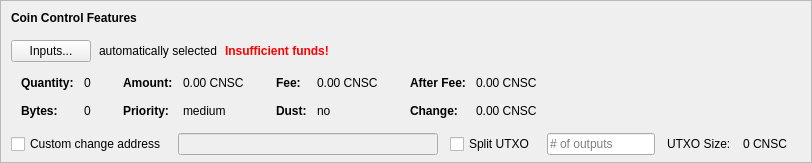
    <widget class="QFrame" name="frameCoinControl">
     <property name="sizePolicy">
      <sizepolicy hsizetype="Expanding" vsizetype="Expanding">
       <horstretch>0</horstretch>
       <verstretch>0</verstretch>
      </sizepolicy>
     </property>
     <property name="maximumSize">
      <size>
       <width>16777215</width>
       <height>16777215</height>
      </size>
     </property>
     <property name="frameShape">
      <enum>QFrame::StyledPanel</enum>
     </property>
     <property name="frameShadow">
      <enum>QFrame::Sunken</enum>
     </property>
     <layout class="QVBoxLayout" name="verticalLayoutCoinControl2">
      <property name="spacing">
       <number>0</number>
      </property>
      <property name="leftMargin">
       <number>0</number>
      </property>
      <property name="topMargin">
       <number>0</number>
      </property>
      <property name="rightMargin">
       <number>0</number>
      </property>
      <property name="bottomMargin">
       <number>6</number>
      </property>
      <item>
       <layout class="QVBoxLayout" name="verticalLayoutCoinControl" stretch="0,0,0,0,1">
        <property name="spacing">
         <number>0</number>
        </property>
        <property name="leftMargin">
         <number>10</number>
        </property>
        <property name="topMargin">
         <number>10</number>
        </property>
        <item>
         <layout class="QHBoxLayout" name="horizontalLayoutCoinControl1">
          <property name="bottomMargin">
           <number>15</number>
          </property>
          <item>
           <widget class="QLabel" name="labelCoinControlFeatures">
            <property name="sizePolicy">
             <sizepolicy hsizetype="Preferred" vsizetype="Maximum">
              <horstretch>0</horstretch>
              <verstretch>0</verstretch>
             </sizepolicy>
            </property>
            <property name="font">
             <font>
              <weight>75</weight>
              <bold>true</bold>
             </font>
            </property>
            <property name="styleSheet">
             <string notr="true">font-weight:bold;</string>
            </property>
            <property name="text">
             <string>Coin Control Features</string>
            </property>
           </widget>
          </item>
         </layout>
        </item>
        <item>
         <layout class="QHBoxLayout" name="horizontalLayoutCoinControl2" stretch="0,0,0,0">
          <property name="spacing">
           <number>8</number>
          </property>
          <property name="bottomMargin">
           <number>10</number>
          </property>
          <item>
           <widget class="QPushButton" name="pushButtonCoinControl">
            <property name="styleSheet">
             <string notr="true"/>
            </property>
            <property name="text">
             <string>Inputs...</string>
            </property>
            <property name="autoDefault">
             <bool>false</bool>
            </property>
           </widget>
          </item>
          <item>
           <widget class="QLabel" name="labelCoinControlAutomaticallySelected">
            <property name="text">
             <string>automatically selected</string>
            </property>
            <property name="margin">
             <number>5</number>
            </property>
           </widget>
          </item>
          <item>
           <widget class="QLabel" name="labelCoinControlInsuffFunds">
            <property name="font">
             <font>
              <weight>75</weight>
              <bold>true</bold>
             </font>
            </property>
            <property name="styleSheet">
             <string notr="true">color:red;font-weight:bold;</string>
            </property>
            <property name="text">
             <string>Insufficient funds!</string>
            </property>
            <property name="margin">
             <number>5</number>
            </property>
           </widget>
          </item>
          <item>
           <spacer name="horizontalSpacerCoinControl">
            <property name="orientation">
             <enum>Qt::Horizontal</enum>
            </property>
            <property name="sizeHint" stdset="0">
             <size>
              <width>40</width>
              <height>1</height>
             </size>
            </property>
           </spacer>
          </item>
         </layout>
        </item>
        <item>
         <widget class="QWidget" name="widgetCoinControl" native="true">
          <property name="sizePolicy">
           <sizepolicy hsizetype="Preferred" vsizetype="Preferred">
            <horstretch>0</horstretch>
            <verstretch>0</verstretch>
           </sizepolicy>
          </property>
          <property name="minimumSize">
           <size>
            <width>0</width>
            <height>0</height>
           </size>
          </property>
          <property name="styleSheet">
           <string notr="true"/>
          </property>
          <layout class="QHBoxLayout" name="horizontalLayoutCoinControl5">
           <property name="leftMargin">
            <number>0</number>
           </property>
           <property name="topMargin">
            <number>0</number>
           </property>
           <property name="rightMargin">
            <number>0</number>
           </property>
           <property name="bottomMargin">
            <number>0</number>
           </property>
           <item>
            <layout class="QHBoxLayout" name="horizontalLayoutCoinControl3" stretch="0,0,0,1">
             <property name="spacing">
              <number>20</number>
             </property>
             <property name="topMargin">
              <number>0</number>
             </property>
             <property name="bottomMargin">
              <number>10</number>
             </property>
             <item>
              <layout class="QFormLayout" name="formLayoutCoinControl1">
               <property name="horizontalSpacing">
                <number>10</number>
               </property>
               <property name="verticalSpacing">
                <number>14</number>
               </property>
               <property name="leftMargin">
                <number>10</number>
               </property>
               <property name="topMargin">
                <number>4</number>
               </property>
               <property name="rightMargin">
                <number>6</number>
               </property>
               <item row="0" column="0">
                <widget class="QLabel" name="labelCoinControlQuantityText">
                 <property name="font">
                  <font>
                   <weight>75</weight>
                   <bold>true</bold>
                  </font>
                 </property>
                 <property name="text">
                  <string>Quantity:</string>
                 </property>
                 <property name="margin">
                  <number>0</number>
                 </property>
                </widget>
               </item>
               <item row="0" column="1">
                <widget class="QLabel" name="labelCoinControlQuantity">
                 <property name="cursor">
                  <cursorShape>IBeamCursor</cursorShape>
                 </property>
                 <property name="contextMenuPolicy">
                  <enum>Qt::ActionsContextMenu</enum>
                 </property>
                 <property name="text">
                  <string notr="true">0</string>
                 </property>
                 <property name="margin">
                  <number>0</number>
                 </property>
                 <property name="textInteractionFlags">
                  <set>Qt::LinksAccessibleByMouse|Qt::TextSelectableByKeyboard|Qt::TextSelectableByMouse</set>
                 </property>
                </widget>
               </item>
               <item row="1" column="0">
                <widget class="QLabel" name="labelCoinControlBytesText">
                 <property name="font">
                  <font>
                   <weight>75</weight>
                   <bold>true</bold>
                  </font>
                 </property>
                 <property name="text">
                  <string>Bytes:</string>
                 </property>
                </widget>
               </item>
               <item row="1" column="1">
                <widget class="QLabel" name="labelCoinControlBytes">
                 <property name="cursor">
                  <cursorShape>IBeamCursor</cursorShape>
                 </property>
                 <property name="contextMenuPolicy">
                  <enum>Qt::ActionsContextMenu</enum>
                 </property>
                 <property name="text">
                  <string notr="true">0</string>
                 </property>
                 <property name="textInteractionFlags">
                  <set>Qt::LinksAccessibleByMouse|Qt::TextSelectableByKeyboard|Qt::TextSelectableByMouse</set>
                 </property>
                </widget>
               </item>
              </layout>
             </item>
             <item>
              <layout class="QFormLayout" name="formLayoutCoinControl2">
               <property name="horizontalSpacing">
                <number>10</number>
               </property>
               <property name="verticalSpacing">
                <number>14</number>
               </property>
               <property name="leftMargin">
                <number>6</number>
               </property>
               <property name="topMargin">
                <number>4</number>
               </property>
               <property name="rightMargin">
                <number>6</number>
               </property>
               <item row="0" column="0">
                <widget class="QLabel" name="labelCoinControlAmountText">
                 <property name="font">
                  <font>
                   <weight>75</weight>
                   <bold>true</bold>
                  </font>
                 </property>
                 <property name="text">
                  <string>Amount:</string>
                 </property>
                 <property name="margin">
                  <number>0</number>
                 </property>
                </widget>
               </item>
               <item row="0" column="1">
                <widget class="QLabel" name="labelCoinControlAmount">
                 <property name="cursor">
                  <cursorShape>IBeamCursor</cursorShape>
                 </property>
                 <property name="contextMenuPolicy">
                  <enum>Qt::ActionsContextMenu</enum>
                 </property>
                 <property name="text">
                  <string notr="true">0.00 CNSC</string>
                 </property>
                 <property name="textInteractionFlags">
                  <set>Qt::LinksAccessibleByMouse|Qt::TextSelectableByKeyboard|Qt::TextSelectableByMouse</set>
                 </property>
                </widget>
               </item>
               <item row="1" column="0">
                <widget class="QLabel" name="labelCoinControlPriorityText">
                 <property name="font">
                  <font>
                   <weight>75</weight>
                   <bold>true</bold>
                  </font>
                 </property>
                 <property name="text">
                  <string>Priority:</string>
                 </property>
                </widget>
               </item>
               <item row="1" column="1">
                <widget class="QLabel" name="labelCoinControlPriority">
                 <property name="cursor">
                  <cursorShape>IBeamCursor</cursorShape>
                 </property>
                 <property name="contextMenuPolicy">
                  <enum>Qt::ActionsContextMenu</enum>
                 </property>
                 <property name="text">
                  <string>medium</string>
                 </property>
                 <property name="textInteractionFlags">
                  <set>Qt::LinksAccessibleByMouse|Qt::TextSelectableByKeyboard|Qt::TextSelectableByMouse</set>
                 </property>
                </widget>
               </item>
              </layout>
             </item>
             <item>
              <layout class="QFormLayout" name="formLayoutCoinControl3">
               <property name="horizontalSpacing">
                <number>10</number>
               </property>
               <property name="verticalSpacing">
                <number>14</number>
               </property>
               <property name="leftMargin">
                <number>6</number>
               </property>
               <property name="topMargin">
                <number>4</number>
               </property>
               <property name="rightMargin">
                <number>6</number>
               </property>
               <item row="0" column="0">
                <widget class="QLabel" name="labelCoinControlFeeText">
                 <property name="font">
                  <font>
                   <weight>75</weight>
                   <bold>true</bold>
                  </font>
                 </property>
                 <property name="text">
                  <string>Fee:</string>
                 </property>
                 <property name="margin">
                  <number>0</number>
                 </property>
                </widget>
               </item>
               <item row="0" column="1">
                <widget class="QLabel" name="labelCoinControlFee">
                 <property name="cursor">
                  <cursorShape>IBeamCursor</cursorShape>
                 </property>
                 <property name="contextMenuPolicy">
                  <enum>Qt::ActionsContextMenu</enum>
                 </property>
                 <property name="text">
                  <string notr="true">0.00 CNSC</string>
                 </property>
                 <property name="textInteractionFlags">
                  <set>Qt::LinksAccessibleByMouse|Qt::TextSelectableByKeyboard|Qt::TextSelectableByMouse</set>
                 </property>
                </widget>
               </item>
               <item row="1" column="0">
                <widget class="QLabel" name="labelCoinControlLowOutputText">
                 <property name="font">
                  <font>
                   <weight>75</weight>
                   <bold>true</bold>
                  </font>
                 </property>
                 <property name="text">
                  <string>Dust:</string>
                 </property>
                </widget>
               </item>
               <item row="1" column="1">
                <widget class="QLabel" name="labelCoinControlLowOutput">
                 <property name="cursor">
                  <cursorShape>IBeamCursor</cursorShape>
                 </property>
                 <property name="contextMenuPolicy">
                  <enum>Qt::ActionsContextMenu</enum>
                 </property>
                 <property name="text">
                  <string>no</string>
                 </property>
                 <property name="textInteractionFlags">
                  <set>Qt::LinksAccessibleByMouse|Qt::TextSelectableByKeyboard|Qt::TextSelectableByMouse</set>
                 </property>
                </widget>
               </item>
              </layout>
             </item>
             <item>
              <layout class="QFormLayout" name="formLayoutCoinControl4">
               <property name="horizontalSpacing">
                <number>10</number>
               </property>
               <property name="verticalSpacing">
                <number>14</number>
               </property>
               <property name="leftMargin">
                <number>6</number>
               </property>
               <property name="topMargin">
                <number>4</number>
               </property>
               <property name="rightMargin">
                <number>6</number>
               </property>
               <item row="0" column="0">
                <widget class="QLabel" name="labelCoinControlAfterFeeText">
                 <property name="font">
                  <font>
                   <weight>75</weight>
                   <bold>true</bold>
                  </font>
                 </property>
                 <property name="text">
                  <string>After Fee:</string>
                 </property>
                 <property name="margin">
                  <number>0</number>
                 </property>
                </widget>
               </item>
               <item row="0" column="1">
                <widget class="QLabel" name="labelCoinControlAfterFee">
                 <property name="cursor">
                  <cursorShape>IBeamCursor</cursorShape>
                 </property>
                 <property name="contextMenuPolicy">
                  <enum>Qt::ActionsContextMenu</enum>
                 </property>
                 <property name="text">
                  <string notr="true">0.00 CNSC</string>
                 </property>
                 <property name="textInteractionFlags">
                  <set>Qt::LinksAccessibleByMouse|Qt::TextSelectableByKeyboard|Qt::TextSelectableByMouse</set>
                 </property>
                </widget>
               </item>
               <item row="1" column="0">
                <widget class="QLabel" name="labelCoinControlChangeText">
                 <property name="font">
                  <font>
                   <weight>75</weight>
                   <bold>true</bold>
                  </font>
                 </property>
                 <property name="text">
                  <string>Change:</string>
                 </property>
                </widget>
               </item>
               <item row="1" column="1">
                <widget class="QLabel" name="labelCoinControlChange">
                 <property name="cursor">
                  <cursorShape>IBeamCursor</cursorShape>
                 </property>
                 <property name="contextMenuPolicy">
                  <enum>Qt::ActionsContextMenu</enum>
                 </property>
                 <property name="text">
                  <string notr="true">0.00 CNSC</string>
                 </property>
                 <property name="textInteractionFlags">
                  <set>Qt::LinksAccessibleByMouse|Qt::TextSelectableByKeyboard|Qt::TextSelectableByMouse</set>
                 </property>
                </widget>
               </item>
              </layout>
             </item>
            </layout>
           </item>
          </layout>
         </widget>
        </item>
        <item>
         <layout class="QHBoxLayout" name="horizontalLayoutCoinControl4" stretch="0,0,0,0,0,0,0">
          <property name="spacing">
           <number>12</number>
          </property>
          <property name="sizeConstraint">
           <enum>QLayout::SetDefaultConstraint</enum>
          </property>
          <property name="topMargin">
           <number>5</number>
          </property>
          <property name="rightMargin">
           <number>5</number>
          </property>
          <item>
           <widget class="QCheckBox" name="checkBoxCoinControlChange">
            <property name="toolTip">
             <string>If this is activated, but the change address is empty or invalid, change will be sent to a newly generated address.</string>
            </property>
            <property name="text">
             <string>Custom change address</string>
            </property>
           </widget>
          </item>
          <item>
           <widget class="QValidatedLineEdit" name="lineEditCoinControlChange">
            <property name="enabled">
             <bool>false</bool>
            </property>
            <property name="sizePolicy">
             <sizepolicy hsizetype="Expanding" vsizetype="Fixed">
              <horstretch>0</horstretch>
              <verstretch>0</verstretch>
             </sizepolicy>
            </property>
           </widget>
          </item>
          <item>
           <widget class="QCheckBox" name="splitBlockCheckBox">
            <property name="text">
             <string>Split UTXO</string>
            </property>
           </widget>
          </item>
          <item>
           <widget class="QLineEdit" name="splitBlockLineEdit">
            <property name="sizePolicy">
             <sizepolicy hsizetype="Fixed" vsizetype="Fixed">
              <horstretch>50</horstretch>
              <verstretch>0</verstretch>
             </sizepolicy>
            </property>
            <property name="placeholderText">
             <string># of outputs</string>
            </property>
           </widget>
          </item>
          <item>
           <widget class="QLabel" name="labelBlockSizeText">
            <property name="text">
             <string>UTXO Size:</string>
            </property>
           </widget>
          </item>
          <item>
           <widget class="QLabel" name="labelBlockSize">
            <property name="text">
             <string>0 CNSC</string>
            </property>
           </widget>
          </item>
          <item>
           <widget class="QLabel" name="labelCoinControlChangeLabel">
            <property name="sizePolicy">
             <sizepolicy hsizetype="Preferred" vsizetype="Expanding">
              <horstretch>0</horstretch>
              <verstretch>0</verstretch>
             </sizepolicy>
            </property>
            <property name="minimumSize">
             <size>
              <width>0</width>
              <height>0</height>
             </size>
            </property>
            <property name="text">
             <string/>
            </property>
            <property name="margin">
             <number>3</number>
            </property>
           </widget>
          </item>
         </layout>
        </item>
        <item>
         <spacer name="verticalSpacerCoinControl">
          <property name="orientation">
           <enum>Qt::Vertical</enum>
          </property>
          <property name="sizeHint" stdset="0">
           <size>
            <width>800</width>
            <height>1</height>
           </size>
          </property>
         </spacer>
        </item>
       </layout>
      </item>
     </layout>
    </widget>
